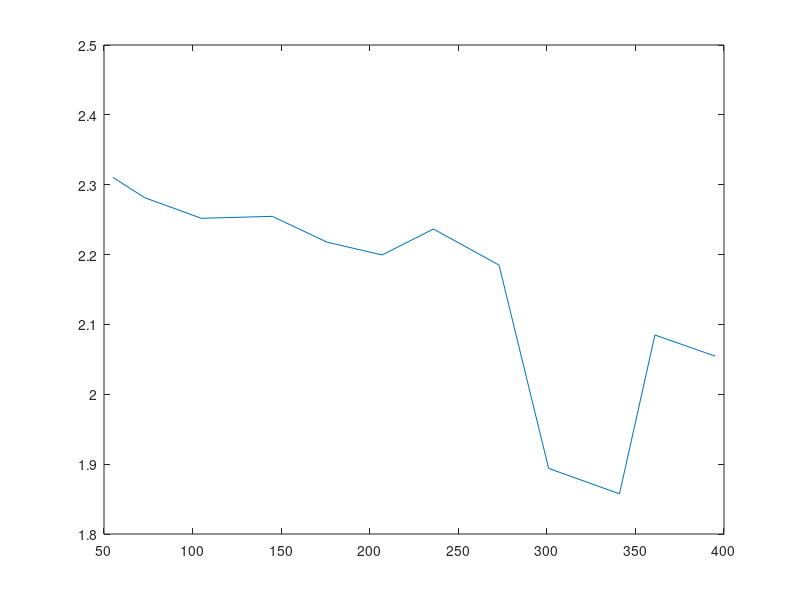

MATLAB code to generate this figure:
%http://www.micromouseonline.com/2010/07/07/calibrating-reflective-sensors/
clear all

load('IR055.mat')
meanV(1) = mean(voltage)

load('IR073.mat')
meanV(2) = mean(voltage)

load('IR105.mat')
meanV(3) = mean(voltage)

load('IR145.mat')
meanV(4) = mean(voltage)

load('IR176.mat')
meanV(5) = mean(voltage)

load('IR207.mat')
meanV(6) = mean(voltage)

load('IR236.mat')
meanV(7) = mean(voltage)

load('IR273.mat')
meanV(8) = mean(voltage)

load('IR301.mat')
meanV(9) = mean(voltage)

load('IR341.mat')
meanV(10) = mean(voltage)

load('IR361.mat')
meanV(11) = mean(voltage)

load('IR395.mat')
meanV(12) = mean(voltage)


distance = [55; 73; 105; 145; 176; 207; 236; 273; 301; 341; 361; 395];

plot(distance,meanV)